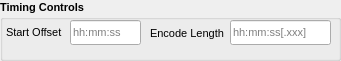
     <widget class="QGroupBox" name="groupFinalOutput_2">
      <property name="geometry">
       <rect>
        <x>240</x>
        <y>400</y>
        <width>341</width>
        <height>61</height>
       </rect>
      </property>
      <property name="font">
       <font>
        <pointsize>8</pointsize>
        <italic>false</italic>
        <bold>true</bold>
       </font>
      </property>
      <property name="toolTip">
       <string/>
      </property>
      <property name="styleSheet">
       <string notr="true"/>
      </property>
      <property name="title">
       <string>Timing Controls</string>
      </property>
      <widget class="QLineEdit" name="VideoStartTimeOffset">
       <property name="geometry">
        <rect>
         <x>70</x>
         <y>20</y>
         <width>71</width>
         <height>25</height>
        </rect>
       </property>
       <property name="font">
        <font>
         <pointsize>8</pointsize>
         <italic>false</italic>
         <bold>false</bold>
        </font>
       </property>
       <property name="toolTip">
        <string>Start Position Offset: Decodes but discards input until the timestamps reach position.
Value in seconds. Adds the -ss flag to the commandline.
If you need this on Input (which is more efficient), use Manual Input Opts below.</string>
       </property>
       <property name="inputMethodHints">
        <set>Qt::ImhNone</set>
       </property>
       <property name="text">
        <string/>
       </property>
       <property name="maxLength">
        <number>8</number>
       </property>
       <property name="placeholderText">
        <string>hh:mm:ss</string>
       </property>
      </widget>
      <widget class="QLabel" name="l_EncodeLength">
       <property name="geometry">
        <rect>
         <x>150</x>
         <y>25</y>
         <width>91</width>
         <height>16</height>
        </rect>
       </property>
       <property name="font">
        <font>
         <pointsize>8</pointsize>
         <italic>false</italic>
         <bold>false</bold>
        </font>
       </property>
       <property name="toolTip">
        <string>Encoding duration (e.g., 30, 00:01:00, 00:00:30.500)</string>
       </property>
       <property name="text">
        <string>Encode Length</string>
       </property>
      </widget>
      <widget class="QLabel" name="l_VideoStartTimeOffset">
       <property name="geometry">
        <rect>
         <x>6</x>
         <y>24</y>
         <width>61</width>
         <height>17</height>
        </rect>
       </property>
       <property name="font">
        <font>
         <pointsize>8</pointsize>
         <italic>false</italic>
         <bold>false</bold>
        </font>
       </property>
       <property name="toolTip">
        <string>Start Position Offset: Decodes but discards input until the timestamps reach position.
Value in seconds. Adds the -ss flag to the commandline.
If you need this on Input (which is more efficient), use Manual Input Opts below.</string>
       </property>
       <property name="text">
        <string>Start Offset</string>
       </property>
      </widget>
      <widget class="QLineEdit" name="EncodeLength">
       <property name="geometry">
        <rect>
         <x>230</x>
         <y>20</y>
         <width>101</width>
         <height>25</height>
        </rect>
       </property>
       <property name="font">
        <font>
         <pointsize>8</pointsize>
         <italic>false</italic>
         <bold>false</bold>
        </font>
       </property>
       <property name="toolTip">
        <string>Encoding duration (e.g., 30, 00:01:00, 00:00:30.500)</string>
       </property>
       <property name="placeholderText">
        <string>hh:mm:ss[.xxx]</string>
       </property>
      </widget>
     </widget>
